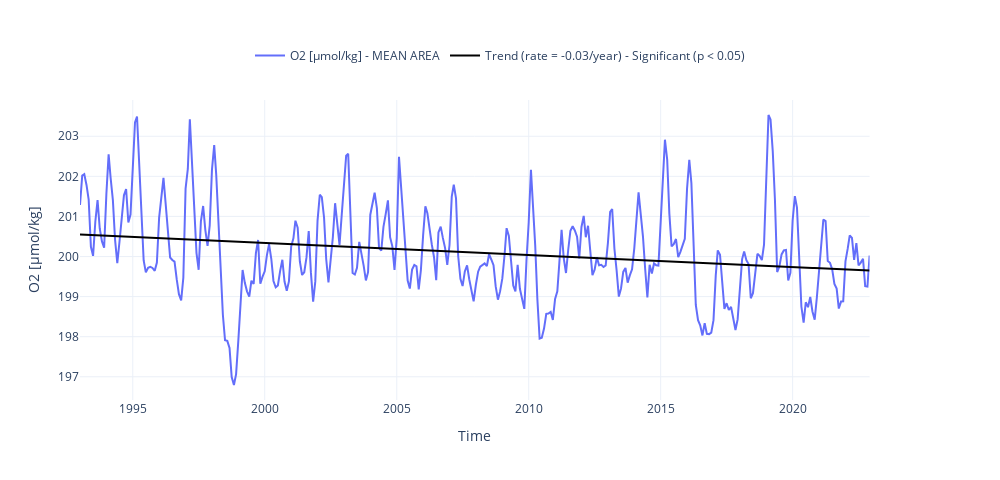

The cell this chart's notebook holds for it:
### Code cell
fig = plot_timeseries_interactive(dict_plot, trendline=True, scatter_dict = None, figsize = (25, 12), label_yaxes = label);
fig.write_html(op.join(path_figs, 'F17_O2_mean_trend.html'), include_plotlyjs="cdn")

### Figure 1 — Plotly figure (JSON) as saved in the notebook; plotly's stock layout.template omitted (floating-point values rounded to 4 significant figures; data arrays with more than 128 entries replaced by an {"elided": "..."} marker saying what was removed)
{"data": [{"line": {"color": "#636EFA"}, "name": "O2 [µmol/kg] - MEAN AREA", "type": "scatter", "x": {"elided": "360 str values"}, "xaxis": "x", "y": {"elided": "360 float values"}, "yaxis": "y"}, {"line": {"color": "black"}, "mode": "lines", "name": "Trend (rate = -0.03/year) - Significant (p < 0.05)", "showlegend": true, "type": "scatter", "x": {"elided": "360 str values"}, "xaxis": "x", "y": {"elided": "360 float values"}, "yaxis": "y"}], "layout": {"height": 480, "legend": {"font": {"size": 12}, "orientation": "h", "x": 0.5, "xanchor": "center", "y": 1.1, "yanchor": "bottom"}, "title": {"text": " "}, "width": 1000, "xaxis": {"anchor": "y", "domain": [0, 0.94], "title": {"text": "Time"}}, "yaxis": {"anchor": "x", "domain": [0, 1], "title": {"text": "O2 [µmol/kg]"}}, "yaxis2": {"anchor": "x", "overlaying": "y", "side": "right"}}}
